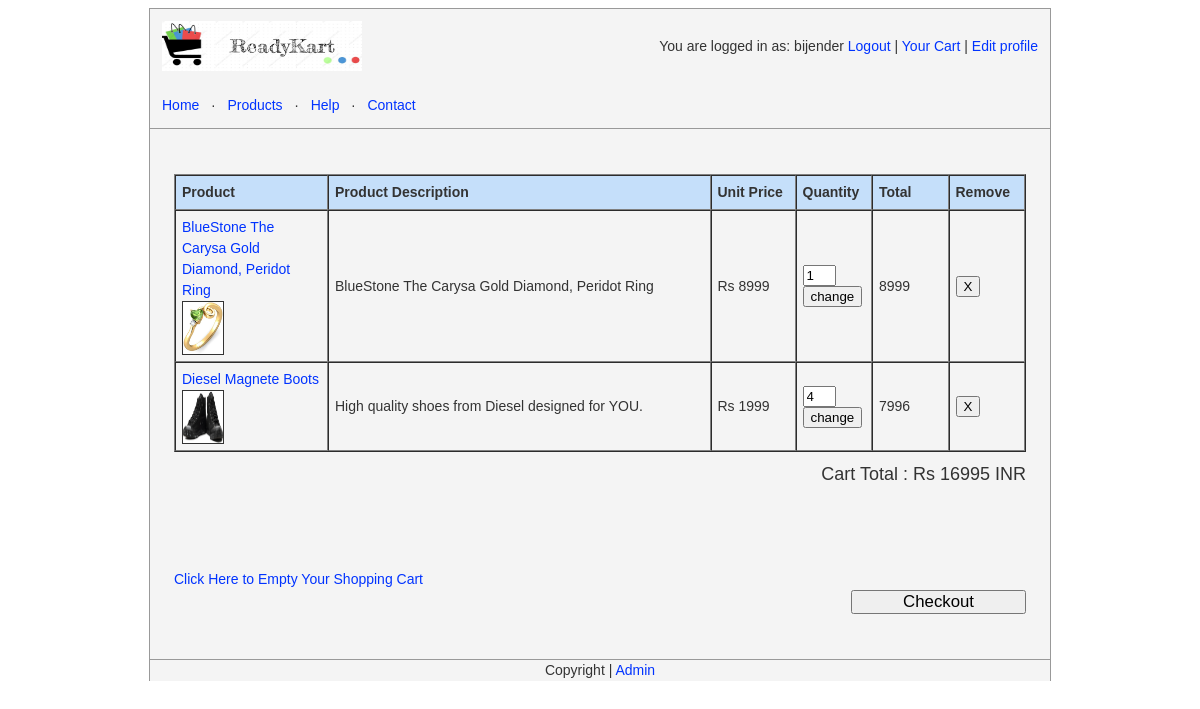
Screenshot of /cart.php (signed in) with the database file from the repository.
### tables this page shows
CREATE TABLE `customer_cart` (
  `cartid` int(11) NOT NULL,
  `productid` int(11) NOT NULL,
  `customerid` int(11) NOT NULL,
  `product_name` varchar(255) NOT NULL,
  `details` text NOT NULL,
  `price` float NOT NULL,
  `quantity` int(11) NOT NULL,
  `date_added` date NOT NULL
);

CREATE TABLE `products` (
  `id` int(11) NOT NULL,
  `product_name` varchar(255) NOT NULL,
  `price` float NOT NULL,
  `details` text NOT NULL,
  `category` varchar(16) NOT NULL,
  `subcategory` varchar(16) NOT NULL,
  `date_added` date NOT NULL
);

### cart.php (the view, shortened to what this page needs)
<?php
$cartOutput = "";
$cartTotal = "";
if(isset($_SESSION["id"])){
	$cid=$_SESSION["id"];
	$sql = mysql_query("SELECT * FROM customer_cart WHERE customerid='$cid'") or die(mysql_error());
	$count = mysql_num_rows($sql);
	if($count==0){
		$cartOutput = "<h2 align='center'>Your shopping cart is empty</h2>";
	}
	else {
		while ($lists = mysql_fetch_array($sql)) {
				$item_id = $lists["productid"];
				$sqls = mysql_query("SELECT * FROM products WHERE id='$item_id' LIMIT 1") or die(mysql_error());
				$list = mysql_fetch_array($sqls);
				$product_name = $list["product_name"];
				$price = $list["price"];
				$details = $list["details"];
				$quantity = $lists["quantity"];
				$pricetotal = $price * $quantity;
				$cartTotal = $pricetotal + $cartTotal;
				$cartOutput .= "<tr>";
		$cartOutput .= '<td><a href="product.php?id=' . $item_id . '">' . $product_name . '</a><br /><img src="inventory_images/' . $item_id . '.jpg" alt="' . $product_name. '" width="40" height="52" border="1" /></td>';
		$cartOutput .= '<td>' . $details . '</td>';
		$cartOutput .= '<td>Rs ' . $price . '</td>';
		$cartOutput .= '<td><form action="cart.php" method="post">
		<input name="quantity" type="text" value="' . $quantity . '" size="1" maxlength="2" />
		<input name="adjustBtn' . $item_id . '" type="submit" value="change" />
		<input name="item_to_adjust" type="hidden" value="' . $item_id . '" />
		</form></td>';
		$cartOutput .= '<td>' . $pricetotal . '</td>';
		$cartOutput .= '<td><form action="cart.php" method="post"><input name="deleteBtn' . $item_id . '" type="submit" value="X" /><input name="index_to_remove" type="hidden" value="' . $item_id . '" /></form></td>';
		$cartOutput .= '</tr>';
		}
		$cartTotal = "<div style='font-size:18px; margin-top:12px;' align='right'>Cart Total : Rs ".$cartTotal." INR</div>";
	}
}
?>
<!DOCTYPE html PUBLIC "-//W3C//DTD XHTML 1.0 Transitional//EN" "http://www.w3.org/TR/xhtml1/DTD/xhtml1-transitional.dtd">
<html xmlns="http://www.w3.org/1999/xhtml">
<head>
<link rel="stylesheet" href="style/style1.css" type="text/css" media="screen" />
</head>
<body>
<div align="center" id="mainWrapper">
  <?php include_once("template_header.php");?>
  <div id="pageContent">
    <div style="margin:24px; text-align:left;">
    <br />
    <table width="100%" border="1" cellspacing="0" cellpadding="6">
      <tr>
        <td width="18%" bgcolor="#C5DFFA"><strong>Product</strong></td>
        <td width="45%" bgcolor="#C5DFFA"><strong>Product Description</strong></td>
        <td width="10%" bgcolor="#C5DFFA"><strong>Unit Price</strong></td>
        <td width="9%" bgcolor="#C5DFFA"><strong>Quantity</strong></td>
        <td width="9%" bgcolor="#C5DFFA"><strong>Total</strong></td>
        <td width="9%" bgcolor="#C5DFFA"><strong>Remove</strong></td>
      </tr>
     <?php echo $cartOutput; ?>
    </table>
    <?php echo $cartTotal; ?>
    <br />
	<br />
    <br />
    <br />
    <a href="cart.php?cmd=emptycart">Click Here to Empty Your Shopping Cart</a>
<div align="right">
<button type="submit" onclick="location.href='payment.html'" style="padding:0px 50px; font-size:120%;">Checkout</button>
</div>
    </div>
   <br />
  </div>
  <?php include_once("template_footer.php");?>
</div>
</body>
</html>

### style/style1.css (style rules this page uses)
body,td,th { font-family: Arial, Helvetica, sans-serif; font-size: 14px; color: #333; line-height:1.5em; }
body { background-color: #FFF; }
a:link { color: #03F; text-decoration: none; }
#pageContent { border:#999 1px solid; border-bottom:none; background-color:#F4F4F4; width:900px; }

### rows the page displays
customer_cart: productid.product_name "BlueStone The Carysa Gold Diamond, Peridot Ring", shows a picture, productid.details "BlueStone The Carysa Gold Diamond, Peridot Ring", productid.price "8999", quantity "1"
customer_cart: productid.product_name "Diesel Magnete Boots", shows a picture, productid.details "High quality shoes from Diesel designed for YOU.", productid.price "1999", quantity "4", pricetotal "7996"

### other values shown
$_SESSION["user"] "bijender"
$cartTotal "16995"
